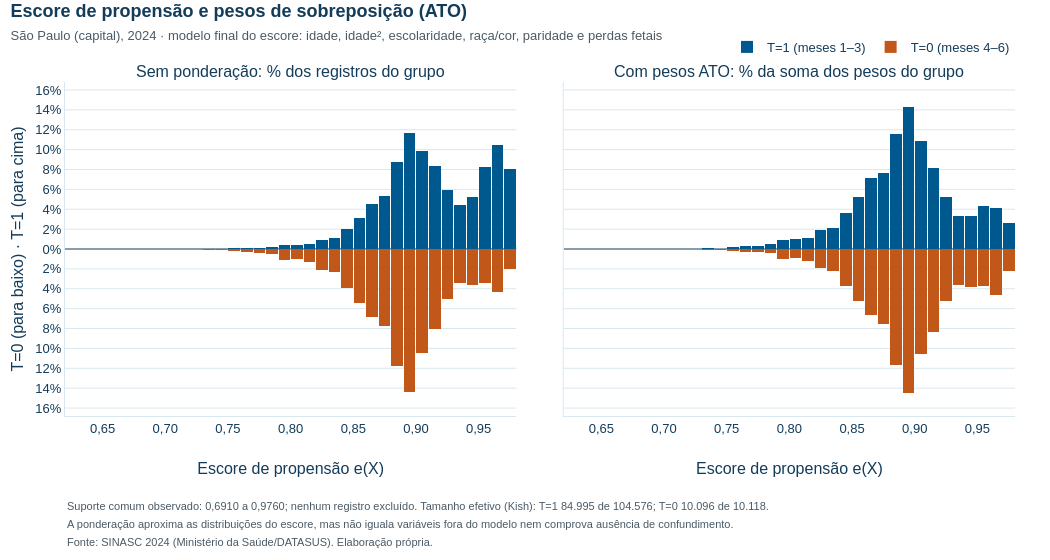

Here is the notebook cell this chart was saved with:
### Markdown cell above
### Distribuição do escore e efeito dos pesos

Distribuição do escore de propensão em cada grupo, sem ponderação (esquerda) e com os pesos ATO (direita). Barras para cima: T=1; para baixo: T=0; cada grupo em percentual do próprio total (de registros ou da soma dos pesos). O peso de cada registro é função direta do escore, $1-e$ em T=1 e $e$ em T=0, e aparece no hover. A ponderação reduz a influência das caudas e aproxima as distribuições do escore nos dois grupos. Isso descreve a população de sobreposição; não torna os grupos iguais em variáveis fora do escore (ver situação conjugal na seção 4).

### Code cell
# Escore e pesos ATO por faixa de 0,01, em percentual de cada grupo (registros ou soma dos pesos).
bordas = np.round(np.arange(np.floor(e.min() * 100) / 100, np.ceil(e.max() * 100) / 100 + 0.005, 0.01), 2)
centros = (bordas[:-1] + bordas[1:]) / 2
faixas = [f"{fmt(a, 2)} a {fmt(b, 2)}" for a, b in zip(bordas[:-1], bordas[1:])]
fig_escore = make_subplots(rows=1, cols=2, shared_yaxes=True, horizontal_spacing=0.05,
                           subplot_titles=("Sem ponderação: % dos registros do grupo",
                                           "Com pesos ATO: % da soma dos pesos do grupo"))
maximo = 0
for g, nome, cor, sinal in [(1, "T=1 (meses 1–3)", COR_T1, 1), (0, "T=0 (meses 4–6)", COR_T0, -1)]:
    eg, wg = e[T == g], w[T == g]
    n_faixa, _ = np.histogram(eg, bins=bordas)
    w_faixa, _ = np.histogram(eg, bins=bordas, weights=wg)
    pct_n, pct_w = 100 * n_faixa / len(eg), 100 * w_faixa / wg.sum()
    maximo = max(maximo, pct_n.max(), pct_w.max())
    peso_faixa = 1 - centros if g == 1 else centros
    regra = "1 − e(X)" if g == 1 else "e(X)"
    dados_faixa = [[fx, float(pn), int(nf), float(pw), float(pf)]
                   for fx, pn, nf, pw, pf in zip(faixas, pct_n, n_faixa, pct_w, peso_faixa)]
    for coluna, pct in [(1, pct_n), (2, pct_w)]:
        fig_escore.add_bar(
            x=centros, y=sinal * pct, width=0.0092, marker_color=cor, name=nome, legendgroup=nome,
            showlegend=coluna == 1, row=1, col=coluna, customdata=dados_faixa,
            hovertemplate=(f"<b>{nome}</b><br>Escore e(X): %{{customdata[0]}}<br>"
                           "Registros: %{customdata[2]:,.0f} (%{customdata[1]:.2f}% do grupo)<br>"
                           "Soma dos pesos ATO: %{customdata[3]:.2f}% do grupo<br>"
                           f"Peso ATO na faixa ≈ %{{customdata[4]:.2f}} ({regra})<extra></extra>"))
passo = 2 if maximo < 16 else 5
limite = passo * np.ceil(maximo / passo)
marcas = np.arange(-limite, limite + passo, passo)
fig_escore.update_yaxes(tickvals=marcas, ticktext=[fmt(abs(v), 0) + "%" for v in marcas],
                        range=[-limite * 1.05, limite * 1.05], zeroline=True, zerolinecolor=COR_TEXTO)
fig_escore.update_yaxes(title="T=0 (para baixo) · T=1 (para cima)", row=1, col=1)
fig_escore.update_xaxes(title="Escore de propensão e(X)", tickformat=".2f", dtick=0.05)
layout_academico(
    fig_escore, "Escore de propensão e pesos de sobreposição (ATO)",
    "São Paulo (capital), 2024 · modelo final do escore: idade, idade², escolaridade, raça/cor, paridade e perdas fetais",
    notas=[f"Suporte comum observado: {fmt(suporte[0], 4)} a {fmt(suporte[1], 4)}; nenhum registro excluído. "
           f"Tamanho efetivo (Kish): T=1 {fmt(ess.iloc[0])} de {fmt(n_t1)}; T=0 {fmt(ess.iloc[1])} de {fmt(n_t0)}.",
           "A ponderação aproxima as distribuições do escore, mas não iguala variáveis fora do modelo nem comprova ausência "
           "de confundimento.", FONTE_SINASC_2024],
    nome_arquivo="06_escore_pesos_ato", altura=560)
fig_escore.update_layout(barmode="overlay", bargap=0,
                         legend=dict(orientation="h", x=1, xanchor="right", y=1.06, yanchor="bottom"))
exibir_plotly(fig_escore)

### Figure 1 — Plotly figure (JSON) as saved in the notebook; plotly's stock layout.template omitted (floating-point values rounded to 4 significant figures; data arrays with more than 128 entries replaced by an {"elided": "..."} marker saying what was removed)
{"data": [{"customdata": {"elided": "36x5 mixed values"}, "hovertemplate": "<b>T=1 (meses 1–3)</b><br>Escore e(X): %{customdata[0]}<br>Registros: %{customdata[2]:,.0f} (%{customdata[1]:.2f}% do grupo)<br>Soma dos pesos ATO: %{customdata[3]:.2f}% do grupo<br>Peso ATO na faixa ≈ %{customdata[4]:.2f} (1 − e(X))<extra></extra>", "legendgroup": "T=1 (meses 1–3)", "marker": {"color": "#00598E"}, "name": "T=1 (meses 1–3)", "showlegend": true, "width": 0.0092, "x": [0.625, 0.635, 0.645, 0.655, 0.665, 0.675, 0.685, 0.695, 0.705, 0.715, 0.725, 0.735, 0.745, 0.755, 0.765, 0.775, 0.785, 0.795, 0.805, 0.815, 0.825, 0.835, 0.845, 0.855, 0.865, 0.875, 0.885, 0.895, 0.905, 0.915, 0.925, 0.935, 0.945, 0.955, 0.965, 0.975], "y": [0.0009562, 0.0009562, 0.0, 0.0, 0.0009562, 0.0, 0.001912, 0.005737, 0.005737, 0.00765, 0.00765, 0.02199, 0.01721, 0.06311, 0.1004, 0.132, 0.1826, 0.3701, 0.4303, 0.5164, 0.9457, 1.132, 2.011, 3.116, 4.541, 5.285, 8.717, 11.69, 9.899, 8.335, 5.973, 4.415, 5.215, 8.294, 10.5, 8.062], "type": "bar", "xaxis": "x", "yaxis": "y"}, {"customdata": {"elided": "36x5 mixed values"}, "hovertemplate": "<b>T=1 (meses 1–3)</b><br>Escore e(X): %{customdata[0]}<br>Registros: %{customdata[2]:,.0f} (%{customdata[1]:.2f}% do grupo)<br>Soma dos pesos ATO: %{customdata[3]:.2f}% do grupo<br>Peso ATO na faixa ≈ %{customdata[4]:.2f} (1 − e(X))<extra></extra>", "legendgroup": "T=1 (meses 1–3)", "marker": {"color": "#00598E"}, "name": "T=1 (meses 1–3)", "showlegend": false, "width": 0.0092, "x": [0.625, 0.635, 0.645, 0.655, 0.665, 0.675, 0.685, 0.695, 0.705, 0.715, 0.725, 0.735, 0.745, 0.755, 0.765, 0.775, 0.785, 0.795, 0.805, 0.815, 0.825, 0.835, 0.845, 0.855, 0.865, 0.875, 0.885, 0.895, 0.905, 0.915, 0.925, 0.935, 0.945, 0.955, 0.965, 0.975], "y": [0.004175, 0.004088, 0.0, 0.0, 0.003695, 0.0, 0.006914, 0.02051, 0.01957, 0.02536, 0.02437, 0.06796, 0.05064, 0.1807, 0.2711, 0.3457, 0.4569, 0.8839, 0.9677, 1.113, 1.916, 2.163, 3.616, 5.221, 7.104, 7.669, 11.61, 14.27, 10.9, 8.14, 5.186, 3.351, 3.285, 4.344, 4.173, 2.61], "type": "bar", "xaxis": "x2", "yaxis": "y2"}, {"customdata": {"elided": "36x5 mixed values"}, "hovertemplate": "<b>T=0 (meses 4–6)</b><br>Escore e(X): %{customdata[0]}<br>Registros: %{customdata[2]:,.0f} (%{customdata[1]:.2f}% do grupo)<br>Soma dos pesos ATO: %{customdata[3]:.2f}% do grupo<br>Peso ATO na faixa ≈ %{customdata[4]:.2f} (e(X))<extra></extra>", "legendgroup": "T=0 (meses 4–6)", "marker": {"color": "#C2571A"}, "name": "T=0 (meses 4–6)", "showlegend": true, "width": 0.0092, "x": [0.625, 0.635, 0.645, 0.655, 0.665, 0.675, 0.685, 0.695, 0.705, 0.715, 0.725, 0.735, 0.745, 0.755, 0.765, 0.775, 0.785, 0.795, 0.805, 0.815, 0.825, 0.835, 0.845, 0.855, 0.865, 0.875, 0.885, 0.895, 0.905, 0.915, 0.925, 0.935, 0.945, 0.955, 0.965, 0.975], "y": [-0.0, -0.0, -0.0, -0.0, -0.0, -0.0, -0.0, -0.009883, -0.0, -0.02965, -0.04942, -0.1186, -0.06918, -0.1977, -0.2965, -0.3756, -0.5041, -1.107, -0.9686, -1.295, -2.115, -2.362, -3.904, -5.426, -6.859, -7.729, -11.8, -14.41, -10.46, -8.094, -5.031, -3.449, -3.607, -3.449, -4.28, -2.006], "type": "bar", "xaxis": "x", "yaxis": "y"}, {"customdata": {"elided": "36x5 mixed values"}, "hovertemplate": "<b>T=0 (meses 4–6)</b><br>Escore e(X): %{customdata[0]}<br>Registros: %{customdata[2]:,.0f} (%{customdata[1]:.2f}% do grupo)<br>Soma dos pesos ATO: %{customdata[3]:.2f}% do grupo<br>Peso ATO na faixa ≈ %{customdata[4]:.2f} (e(X))<extra></extra>", "legendgroup": "T=0 (meses 4–6)", "marker": {"color": "#C2571A"}, "name": "T=0 (meses 4–6)", "showlegend": false, "width": 0.0092, "x": [0.625, 0.635, 0.645, 0.655, 0.665, 0.675, 0.685, 0.695, 0.705, 0.715, 0.725, 0.735, 0.745, 0.755, 0.765, 0.775, 0.785, 0.795, 0.805, 0.815, 0.825, 0.835, 0.845, 0.855, 0.865, 0.875, 0.885, 0.895, 0.905, 0.915, 0.925, 0.935, 0.945, 0.955, 0.965, 0.975], "y": [-0.0, -0.0, -0.0, -0.0, -0.0, -0.0, -0.0, -0.007657, -0.0, -0.0237, -0.04031, -0.09752, -0.05781, -0.167, -0.2549, -0.3259, -0.4431, -0.9853, -0.8749, -1.181, -1.956, -2.211, -3.697, -5.204, -6.65, -7.579, -11.71, -14.45, -10.61, -8.309, -5.217, -3.612, -3.824, -3.693, -4.633, -2.186], "type": "bar", "xaxis": "x2", "yaxis": "y2"}], "layout": {"xaxis": {"anchor": "y", "domain": [0.0, 0.475], "title": {"text": "Escore de propensão e(X)"}, "tickformat": ".2f", "dtick": 0.05}, "yaxis": {"anchor": "x", "domain": [0.0, 1.0], "tickvals": [-16.0, -14.0, -12.0, -10.0, -8.0, -6.0, -4.0, -2.0, 0.0, 2.0, 4.0, 6.0, 8.0, 10.0, 12.0, 14.0, 16.0], "ticktext": ["16%", "14%", "12%", "10%", "8%", "6%", "4%", "2%", "0%", "2%", "4%", "6%", "8%", "10%", "12%", "14%", "16%"], "range": [-16.8, 16.8], "zeroline": true, "zerolinecolor": "#133C5A", "title": {"text": "T=0 (para baixo) · T=1 (para cima)"}}, "xaxis2": {"anchor": "y2", "domain": [0.525, 1.0], "title": {"text": "Escore de propensão e(X)"}, "tickformat": ".2f", "dtick": 0.05}, "yaxis2": {"anchor": "x2", "domain": [0.0, 1.0], "matches": "y", "showticklabels": false, "tickvals": [-16.0, -14.0, -12.0, -10.0, -8.0, -6.0, -4.0, -2.0, 0.0, 2.0, 4.0, 6.0, 8.0, 10.0, 12.0, 14.0, 16.0], "ticktext": ["16%", "14%", "12%", "10%", "8%", "6%", "4%", "2%", "0%", "2%", "4%", "6%", "8%", "10%", "12%", "14%", "16%"], "range": [-16.8, 16.8], "zeroline": true, "zerolinecolor": "#133C5A"}, "annotations": [{"font": {"size": 16}, "showarrow": false, "text": "Sem ponderação: % dos registros do grupo", "x": 0.2375, "xanchor": "center", "xref": "paper", "y": 1.0, "yanchor": "bottom", "yref": "paper"}, {"font": {"size": 16}, "showarrow": false, "text": "Com pesos ATO: % da soma dos pesos do grupo", "x": 0.7625, "xanchor": "center", "xref": "paper", "y": 1.0, "yanchor": "bottom", "yref": "paper"}, {"align": "left", "font": {"color": "#4A5A66", "size": 11}, "showarrow": false, "text": "Suporte comum observado: 0,6910 a 0,9760; nenhum registro excluído. Tamanho efetivo (Kish): T=1 84.995 de 104.576; T=0 10.096 de 10.118.", "x": 0, "xanchor": "left", "xref": "paper", "y": 0, "yanchor": "top", "yref": "paper", "yshift": -82}, {"align": "left", "font": {"color": "#4A5A66", "size": 11}, "showarrow": false, "text": "A ponderação aproxima as distribuições do escore, mas não iguala variáveis fora do modelo nem comprova ausência de confundimento.", "x": 0, "xanchor": "left", "xref": "paper", "y": 0, "yanchor": "top", "yref": "paper", "yshift": -100}, {"align": "left", "font": {"color": "#4A5A66", "size": 11}, "showarrow": false, "text": "Fonte: SINASC 2024 (Ministério da Saúde/DATASUS). Elaboração própria.", "x": 0, "xanchor": "left", "xref": "paper", "y": 0, "yanchor": "top", "yref": "paper", "yshift": -118}], "title": {"font": {"size": 18, "color": "#133C5A"}, "text": "<b>Escore de propensão e pesos de sobreposição (ATO)</b><br><span style='font-size:13px;color:#4A5A66'>São Paulo (capital), 2024 · modelo final do escore: idade, idade², escolaridade, raça/cor, paridade e perdas fetais</span>", "x": 0.01, "xanchor": "left", "y": 0.97, "yanchor": "top"}, "font": {"family": "Arial, Helvetica, sans-serif", "size": 13, "color": "#133C5A"}, "margin": {"t": 82, "b": 144}, "hoverlabel": {"font": {"family": "Arial, Helvetica, sans-serif", "size": 13, "color": "#133C5A"}, "bgcolor": "white", "bordercolor": "#D9E7EE"}, "legend": {"bgcolor": "rgba(255,255,255,0)", "orientation": "h", "x": 1, "xanchor": "right", "y": 1.06, "yanchor": "bottom"}, "width": 1050, "height": 560, "separators": ",.", "meta": {"nome_arquivo": "06_escore_pesos_ato"}, "barmode": "overlay", "bargap": 0}}
